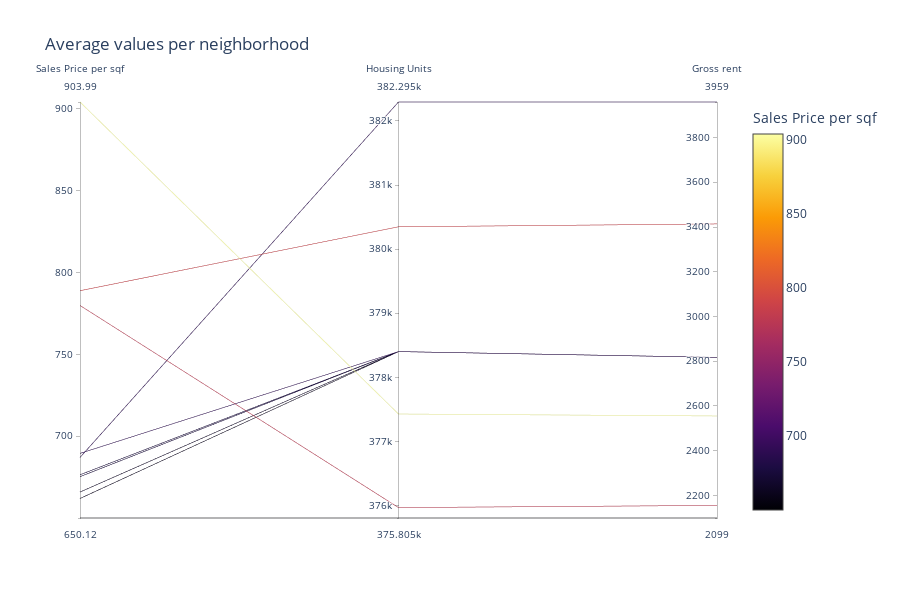

Write notebook code for a chart like this one.
### Markdown cell above
## Parallel Coordinates and Parallel Categories Analysis

In this section, you will use plotly express to create parallel coordinates and parallel categories visualizations so that investors can interactively filter and explore various factors related to the sales price of the neighborhoods. 

Using the DataFrame of Average values per neighborhood (calculated above), create the following visualizations:
1. Create a Parallel Coordinates Plot
2. Create a Parallel Categories Plot

### Code cell
# Parallel Coordinates Plot
px.parallel_coordinates(
    df_expensive_neighborhoods,
    color="sale_price_sqr_foot",
    color_continuous_scale=px.colors.sequential.Inferno,
    title='Average values per neighborhood',
    labels={'neighborhood': "Neighborhood", 
            'sale_price_sqr_foot':'Sales Price per sqf',
           'housing_units':'Housing Units',
           'gross_rent':'Gross rent'},
)

### Figure 1 — Plotly figure (JSON) as saved in the notebook; plotly's stock layout.template omitted (floating-point values rounded to 4 significant figures)
{"data": [{"dimensions": [{"label": "Sales Price per sqf", "values": [904.0, 788.8, 779.8, 689.6, 687.1, 676.5, 675.4, 666.0, 662.0, 650.1]}, {"label": "Housing Units", "values": [377400.0, 380348, 376000.0, 378401, 382295, 378401, 378401, 378401, 378401, 375805]}, {"label": "Gross rent", "values": [2555.0, 3414, 2155.0, 2817.0, 3959, 2817.0, 2817.0, 2817.0, 2817.0, 2099]}], "domain": {"x": [0, 0.98], "y": [0, 1]}, "line": {"color": [904.0, 788.8, 779.8, 689.6, 687.1, 676.5, 675.4, 666.0, 662.0, 650.1], "coloraxis": "coloraxis"}, "name": "", "type": "parcoords"}], "layout": {"coloraxis": {"colorbar": {"title": {"text": "Sales Price per sqf"}}, "colorscale": [[0, "#000004"], [0.1111, "#1b0c41"], [0.2222, "#4a0c6b"], [0.3333, "#781c6d"], [0.4444, "#a52c60"], [0.5556, "#cf4446"], [0.6667, "#ed6925"], [0.7778, "#fb9b06"], [0.8889, "#f7d13d"], [1, "#fcffa4"]]}, "height": 600, "legend": {"tracegroupgap": 0}, "title": {"text": "Average values per neighborhood"}}}
